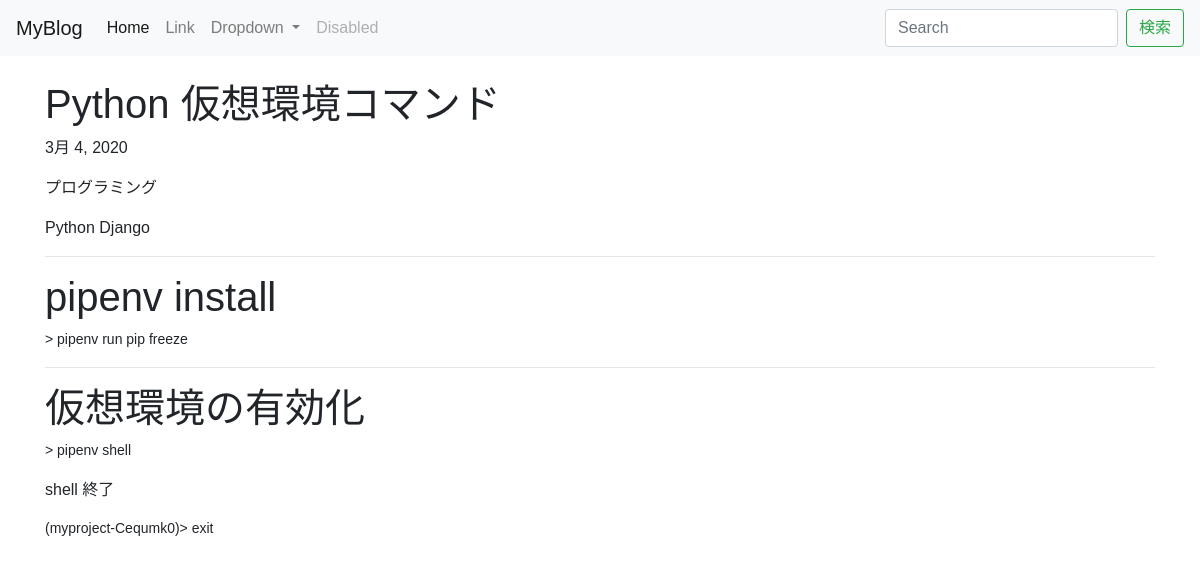
The app's page /post/4/ (signed in), older data.
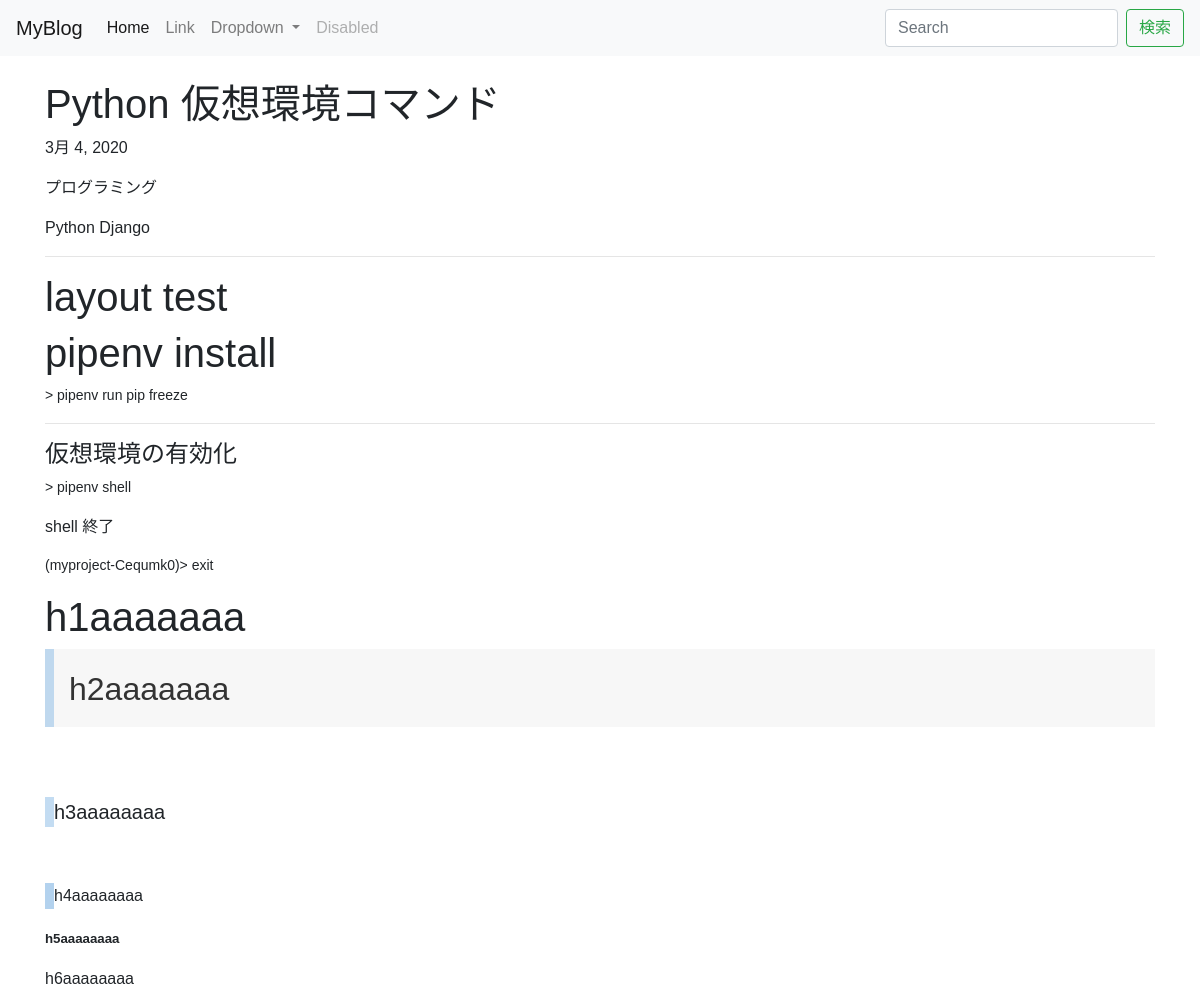
The same page, newer data.
### blog/models.py (models this page shows, shortened)
class Post(models.Model):
    category = models.ForeignKey(Category, on_delete=models.PROTECT)
    tags = models.ManyToManyField(Tag, blank=True)
    title = models.CharField(max_length=255)
    content = models.TextField()
    description = models.TextField(blank=True)
    created_at = models.DateTimeField(auto_now_add=True)
    updated_at = models.DateTimeField(auto_now=True)
    published_at = models.DateTimeField(blank=True, null=True)
    is_public = models.BooleanField(default=False)
    image = models.ImageField(
        upload_to='post_images/', null=True, blank=True)
    class Meta:
        ordering = ['-created_at']

class Category(models.Model):
    name = models.CharField(max_length=255)
    slug = models.SlugField(unique=True)
    timestamp = models.DateTimeField(auto_now_add=True)

class Tag(models.Model):
    name = models.CharField(max_length=255)
    slug = models.SlugField(unique=True)
    timestamp = models.DateTimeField(auto_now_add=True)

### blog/views.py (the view)
# urls.py: path('post/<int:pk>/', PostDetailView.as_view(), name='post_detail'),
class PostDetailView(DetailView):
    model = Post
    def get_object(self, queryset=None):
        obj = super().get_object(queryset=queryset)
        if not obj.is_public and not self.request.user.is_authenticated:
            raise Http404
        return obj

### dbsite/context_processors.py (called while the page is built)
def common(request):
    context = {
        'categories': Category.objects.annotate(
            num_posts=Count('post', filter=Q(post__is_public=True))),
        'tags': Tag.objects.annotate(
            num_posts=Count('post', filter=Q(post__is_public=True))),
    }
    return context

### blog/templates/blog/post_detail.html
{% extends "base.html" %}
{% load static %}
{% block content %}
<link rel="stylesheet" href="{% static 'blog/css/post_detail.css' %}">
<div class="container">
    <h1>{{ object.title }}</h1>
    <p>{{ object.published_at|date }}</p>
    <p>{{ object.category.name }}</p>
    {% for tag in object.tags.all %}
    {{ tag.name }}
    {% endfor %}
    <hr>
    {{ object.content|safe }}
</div>
{% endblock %}

### blog/templates/base.html (shortened to what this page needs)
<!DOCTYPE html>
{% load static %}
<html lang="ja">
  <head>
    <link rel="stylesheet" href="https://stackpath.bootstrapcdn.com/bootstrap/4.1.3/css/bootstrap.min.css">
  </head>
  <body>
    {% include "base/navbar.html" %}
    {% block content %}
    {% endblock %}
  </body>
</html>

### blog/templates/base/navbar.html (shortened to what this page needs)
<nav class="navbar navbar-expand-lg navbar-light bg-light mb-4">
  <a class="navbar-brand" href="/">MyBlog</a>
  <div class="collapse navbar-collapse" id="navbarSupportedContent">
    <ul class="navbar-nav mr-auto">
      <li class="nav-item active">
        <a class="nav-link" href="#">Home <span class="sr-only">(current)</span></a>
      </li>
      <li class="nav-item">
        <a class="nav-link" href="#">Link</a>
      </li>
      <li class="nav-item dropdown">
        <a class="nav-link dropdown-toggle" href="#" id="navbarDropdown" role="button" data-toggle="dropdown" aria-haspopup="true" aria-expanded="false">
          Dropdown
        </a>
      </li>
      <li class="nav-item">
        <a class="nav-link disabled" href="#">Disabled</a>
      </li>
    </ul>
    {% include "blog/snippets/search_form.html" %}
  </div>
</nav>

### blog/templates/blog/snippets/search_form.html
<form class="form-inline my-2 my-lg-0" action="{% url 'blog:search_post' %}" method="GET">
    <input class="form-control mr-sm-2" type="search" name="q" value="{{ request.GET.q }}" placeholder="Search" aria-label="Search">
    <button class="btn btn-outline-success my-2 my-sm-0" type="submit">検索</button>
</form>

### blog/static/blog/css/post_detail.css (style rules this page uses)
* { font-family: "メイリオ", Meiryo, "ヒラギノ角ゴ Pro W3", Hiragino Kaku Gothic Pro, "ＭＳ Ｐゴシック", sans-serif; margin: 0px; padding: 0px; }
.post h2, .post h2 span, .post h3, .post h3 span, .entry-title, .post .entry-title { font-family: Helvetica , "游ゴシック" , "Yu Gothic" , sans-serif; }
h2.has-text-align-center { background: #f7f7f7; padding: 20px 15px 18px; color: #333; border-left: 9px solid #81b5e478; line-height: 40px; }
h3.has-text-align-center { font-size: 20px; line-height: 30px; border-left: 9px solid #81b5e478; margin-top: 3.5em; }
h4.has-text-align-center { background-color: #ffffff; font-size: 16px; line-height: 26px; border-left: 9px solid #5fa0da78; margin-top: 3.5em; }
h5.has-text-align-center { display: block; font-size: 0.83em; margin-block-start: 1.67em; margin-block-end: 1.67em; margin-inline-start: 0px; margin-inline-end: 0px; font-weight: bold; }

Row changes from the older to the newer data that the page shows:
changed Post "Python 仮想環境コマンド": content "pipenv install > pipenv run pip freeze 仮想環境の有効化 > pipenv shell shell 終了 (myproject-Cequmk0)> exit" → "layout test pipenv install > pipenv run pip freeze 仮想環境の有効化 > pipenv shell shell 終了 (myproject-Cequmk0)> exit h1aaaaaaa h2aaaaaaa h3aaaaaaaa h4aaaaaaaa h5aaaaaaaa h6aaaaaaaa"
